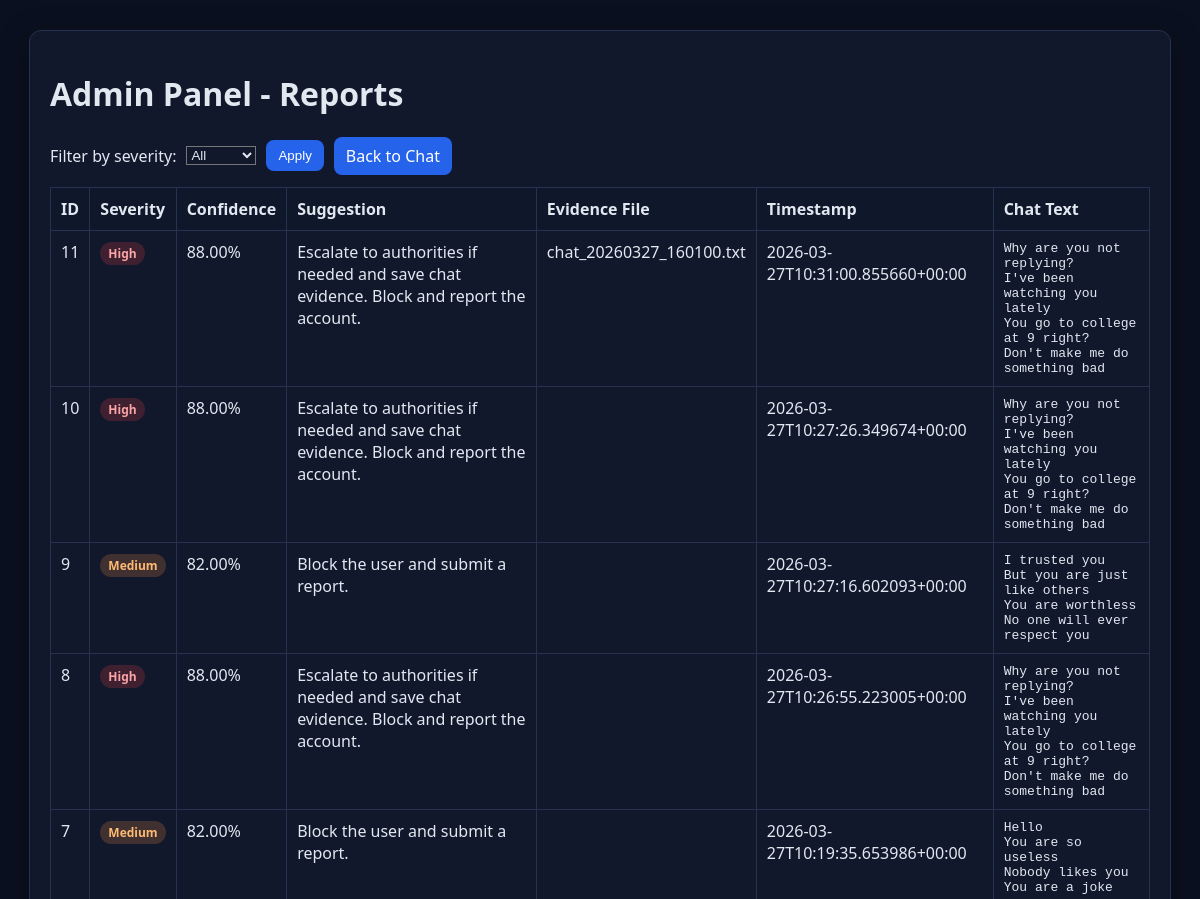
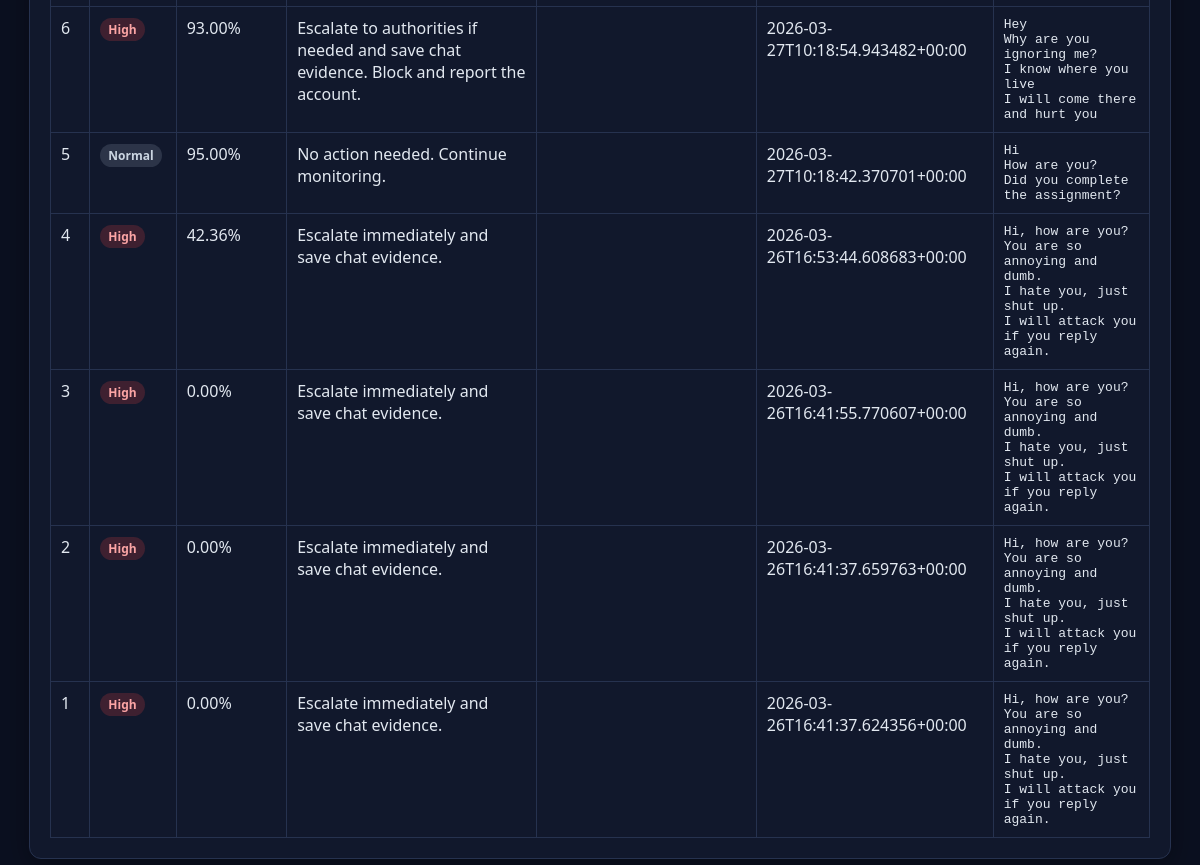
The page /admin on the database its author committed (2 pictures, top to bottom).
### tables this page shows
CREATE TABLE reports (
            id INTEGER PRIMARY KEY AUTOINCREMENT,
            chat_text TEXT NOT NULL,
            severity TEXT NOT NULL,
            suggestion TEXT NOT NULL,
            timestamp TEXT NOT NULL
        , confidence REAL NOT NULL DEFAULT 0, line_results TEXT NOT NULL DEFAULT '', evidence_path TEXT NOT NULL DEFAULT '');

### app/routes.py (the view)
    @app.get("/admin")
    def admin():
        severity = request.args.get("severity", "All")
        reports = get_reports(app.config["DATABASE"], severity_filter=severity)
        return render_template("admin.html", reports=reports, selected=severity)

### app/models.py (called while the page is built)
def get_connection(db_path: str) -> sqlite3.Connection:
    conn = sqlite3.connect(db_path)
    conn.row_factory = sqlite3.Row
    return conn

def get_reports(db_path: str, severity_filter: str | None = None) -> list[sqlite3.Row]:
    conn = get_connection(db_path)
    if severity_filter and severity_filter != "All":
        rows = conn.execute(
            "SELECT * FROM reports WHERE severity = ? ORDER BY id DESC",
            (severity_filter,),
        ).fetchall()
    else:
        rows = conn.execute("SELECT * FROM reports ORDER BY id DESC").fetchall()
    conn.close()
    return rows

### app/templates/admin.html (shortened to what this page needs)
<!doctype html>
<html lang="en">
<head>
</head>
<body>
    <div class="wrap">
        <h1>Admin Panel - Reports</h1>
        <form class="controls" method="get" action="/admin">
            <label for="severity">Filter by severity:</label>
            <select id="severity" name="severity">
                {% for level in ["All", "Normal", "Low", "Medium", "High"] %}
                <option value="{{ level }}" {% if selected == level %}selected{% endif %}>{{ level }}</option>
                {% endfor %}
            </select>
            <button type="submit">Apply</button>
            <a href="/chat">Back to Chat</a>
        </form>
        <table>
            <thead>
                <tr>
                    <th>ID</th>
                    <th>Severity</th>
                    <th>Confidence</th>
                    <th>Suggestion</th>
                    <th>Evidence File</th>
                    <th>Timestamp</th>
                    <th>Chat Text</th>
                </tr>
            </thead>
            <tbody>
                {% for report in reports %}
                <tr>
                    <td>{{ report["id"] }}</td>
                    <td><span class="badge {{ report['severity'] }}">{{ report["severity"] }}</span></td>
                    <td>{{ "%.2f"|format(report["confidence"] or 0) }}%</td>
                    <td>{{ report["suggestion"] }}</td>
                    <td>{{ report["evidence_path"] }}</td>
                    <td>{{ report["timestamp"] }}</td>
                    <td><pre>{{ report["chat_text"] }}</pre></td>
                </tr>
                {% else %}
                <tr>
                    <td colspan="7">No reports found.</td>
                </tr>
                {% endfor %}
            </tbody>
        </table>
    </div>
</body>
</html>

### app/templates/admin.html (style rules this page uses)
body { font-family: "Segoe UI", Arial, sans-serif; margin: 0; background: #0b1020; color: #e2e8f0; }
.wrap { max-width: 1100px; margin: 30px auto; background: #11182c; border: 1px solid #26324f; border-radius: 12px; padding: 20px; box-shadow: 0 8px 30px rgba(0,0,0,.35); }
table { width: 100%; border-collapse: collapse; margin-top: 12px; }
th, td { border: 1px solid #26324f; padding: 10px; vertical-align: top; text-align: left; }
th { background: #0f172a; }
.controls { display: flex; align-items: center; gap: 10px; }
button, a { background: #2563eb; color: #fff; border: 0; padding: 8px 12px; border-radius: 8px; text-decoration: none; cursor: pointer; }
select, label { color: #e2e8f0; background: transparent; }
.badge { display: inline-block; border-radius: 999px; padding: 3px 8px; font-size: 12px; font-weight: 600; }
.High { background: rgba(239,68,68,.2); color: #fca5a5; }
.Medium { background: rgba(251,146,60,.2); color: #fdba74; }
.Normal { background: rgba(148,163,184,.2); color: #cbd5e1; }
pre { white-space: pre-wrap; margin: 0; }

### rows shown on the page
reports: id "11", severity "High", confidence "88.00", suggestion "Escalate to authorities if needed and save chat evidence. Block and report the account.", evidence_path "chat_20260327_160100.txt", timestamp "2026-03-27T10:31:00.855660+00:00", chat_text "Why are you not replying? I've been watching you lately You go to college at 9 right? Don't make me do something bad"
reports: id "10", severity "High", confidence "88.00", suggestion "Escalate to authorities if needed and save chat evidence. Block and report the account.", timestamp "2026-03-27T10:27:26.349674+00:00", chat_text "Why are you not replying? I've been watching you lately You go to college at 9 right? Don't make me do something bad"
reports: id "9", severity "Medium", confidence "82.00", suggestion "Block the user and submit a report.", timestamp "2026-03-27T10:27:16.602093+00:00", chat_text "I trusted you But you are just like others You are worthless No one will ever respect you"
reports: id "8", severity "High", confidence "88.00", suggestion "Escalate to authorities if needed and save chat evidence. Block and report the account.", timestamp "2026-03-27T10:26:55.223005+00:00", chat_text "Why are you not replying? I've been watching you lately You go to college at 9 right? Don't make me do something bad"
reports: id "7", severity "Medium", confidence "82.00", suggestion "Block the user and submit a report.", timestamp "2026-03-27T10:19:35.653986+00:00", chat_text "Hello You are so useless Nobody likes you You are a joke"
reports: id "6", severity "High", confidence "93.00", suggestion "Escalate to authorities if needed and save chat evidence. Block and report the account.", timestamp "2026-03-27T10:18:54.943482+00:00", chat_text "Hey Why are you ignoring me? I know where you live I will come there and hurt you"
reports: id "5", severity "Normal", confidence "95.00", suggestion "No action needed. Continue monitoring.", timestamp "2026-03-27T10:18:42.370701+00:00", chat_text "Hi How are you? Did you complete the assignment?"
reports: id "4", severity "High", confidence "42.36", suggestion "Escalate immediately and save chat evidence.", timestamp "2026-03-26T16:53:44.608683+00:00", chat_text "Hi, how are you? You are so annoying and dumb. I hate you, just shut up. I will attack you if you reply again."
reports: id "3", severity "High", confidence "0.00", suggestion "Escalate immediately and save chat evidence.", timestamp "2026-03-26T16:41:55.770607+00:00", chat_text "Hi, how are you? You are so annoying and dumb. I hate you, just shut up. I will attack you if you reply again."
reports: id "2", severity "High", confidence "0.00", suggestion "Escalate immediately and save chat evidence.", timestamp "2026-03-26T16:41:37.659763+00:00", chat_text "Hi, how are you? You are so annoying and dumb. I hate you, just shut up. I will attack you if you reply again."
reports: id "1", severity "High", confidence "0.00", suggestion "Escalate immediately and save chat evidence.", timestamp "2026-03-26T16:41:37.624356+00:00", chat_text "Hi, how are you? You are so annoying and dumb. I hate you, just shut up. I will attack you if you reply again."

### other values the page prints
form field severity "All"
